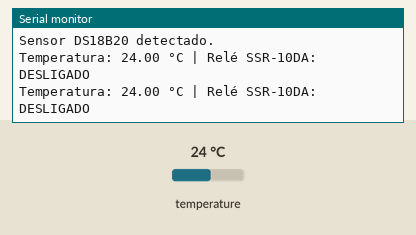
The sketch below on a simulated Arduino Uno, built with avr-gcc and run on an emulated ATmega328P. Parts: the last lines printed to the serial monitor. The inputs (shaded band) are chosen by the test bench; at power-on: temperature 24 °C.

Above: at 4.3 s.
4.4 s: temperature set to 24.7 °C
At 7.7 s:
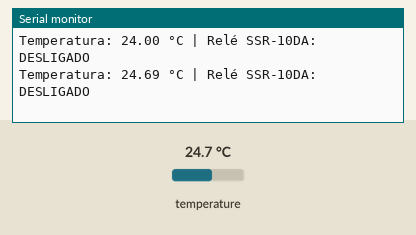
8.1 s: temperature set to 25.7 °C
At 9.8 s:
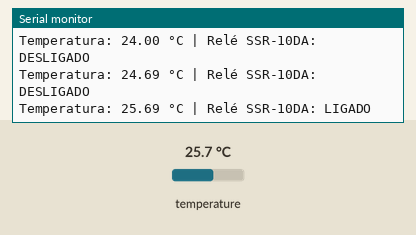

The sketch:

T2_1_Integrar_Leitura_Controle_DS18B20_SSR.ino
```cpp
// T2_1_Integrar_Leitura_Controle_DS18B20_SSR.ino
// Função: Controle de Fermentação
// Artifact ID: de329107-3a66-4112-80bb-58bf0dca6b72
// Versão: v1.0.1
// Data: 2025-04-20
// Iteração: 34
// Requisitos: RD6.1 (Integração de Leitura e Controle)
// Descrição: Integra a leitura de temperatura (DS18B20) com o controle do relé SSR-10DA, ligando/desligando com base na temperatura.
// Diretório: docs/V1.01/codes/Controle_de_Fermentacao/T2_1

#include <OneWire.h>
#include <DallasTemperature.h>

#define ONE_WIRE_BUS 10 // Pino para o DS18B20
#define SSR_PIN 9 // Pino para o relé SSR-10DA

OneWire oneWire(ONE_WIRE_BUS);
DallasTemperature sensors(&oneWire);

void setup() {
  pinMode(SSR_PIN, OUTPUT);
  digitalWrite(SSR_PIN, LOW);
  Serial.begin(9600);
  while (!Serial) {
    ;
  }
  Serial.println("Teste T2.1 - Integração DS18B20 e SSR-10DA Iniciado");

  sensors.begin();
  if (sensors.getDeviceCount() == 0) {
    Serial.println("Nenhum sensor DS18B20 encontrado!");
  } else {
    Serial.println("Sensor DS18B20 detectado.");
  }
}

void loop() {
  sensors.requestTemperatures();
  float tempC = sensors.getTempCByIndex(0);

  if (tempC != DEVICE_DISCONNECTED_C) {
    Serial.print("Temperatura: ");
    Serial.print(tempC);
    Serial.print(" °C");
    if (tempC > 25.0) {
      digitalWrite(SSR_PIN, HIGH);
      Serial.println(" | Relé SSR-10DA: LIGADO");
    } else {
      digitalWrite(SSR_PIN, LOW);
      Serial.println(" | Relé SSR-10DA: DESLIGADO");
    }
  } else {
    Serial.println("Erro: Sensor DS18B20 desconectado!");
    digitalWrite(SSR_PIN, LOW);
  }

  delay(2000);
}
```

Measured:
- the behaviour switches between 25 and 25.1 °C on temperature (found by bisection; images 1 and 2)
- after the input at 4.4 s, the serial monitor: prints a new line after 1.9 s (image 1)
- after the input at 8.1 s, the serial monitor: prints a new line after 0.98 s (image 2)
